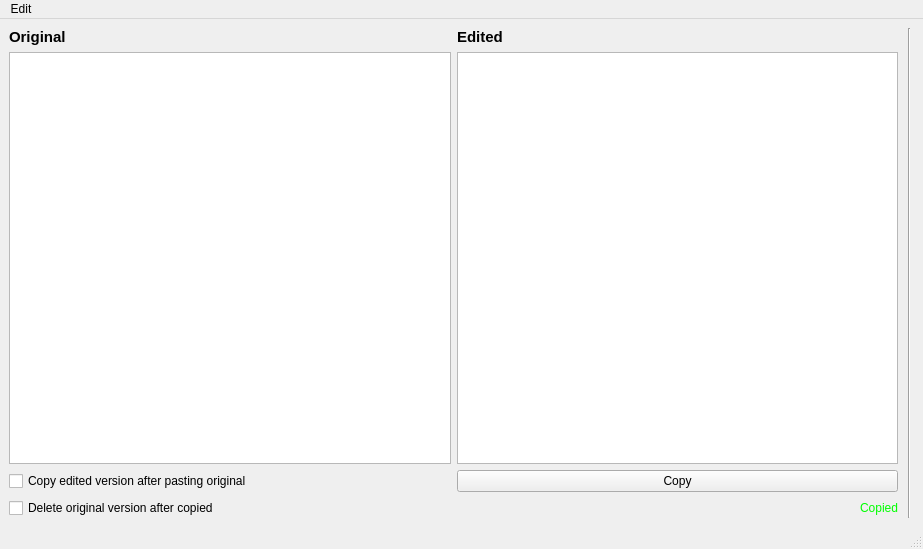
<?xml version="1.0" encoding="UTF-8"?>
<ui version="4.0">
 <class>MainWindow</class>
 <widget class="QMainWindow" name="MainWindow">
  <property name="geometry">
   <rect>
    <x>0</x>
    <y>0</y>
    <width>923</width>
    <height>549</height>
   </rect>
  </property>
  <property name="windowTitle">
   <string>Html Tag Replacer</string>
  </property>
  <widget class="QWidget" name="centralwidget">
   <layout class="QHBoxLayout" name="horizontalLayout" stretch="2,0,1">
    <property name="sizeConstraint">
     <enum>QLayout::SetDefaultConstraint</enum>
    </property>
    <item>
     <layout class="QGridLayout" name="gridLayout">
      <item row="9" column="4">
       <widget class="QLabel" name="copiedLabel">
        <property name="enabled">
         <bool>true</bool>
        </property>
        <property name="styleSheet">
         <string notr="true">color: rgba(0, 255, 0, 255);</string>
        </property>
        <property name="text">
         <string>Copied</string>
        </property>
        <property name="alignment">
         <set>Qt::AlignRight|Qt::AlignTrailing|Qt::AlignVCenter</set>
        </property>
        <property name="margin">
         <number>3</number>
        </property>
       </widget>
      </item>
      <item row="7" column="4">
       <widget class="QTextEdit" name="edited"/>
      </item>
      <item row="8" column="2">
       <widget class="QCheckBox" name="copyPasted">
        <property name="text">
         <string>Copy edited version after pasting original</string>
        </property>
       </widget>
      </item>
      <item row="9" column="2">
       <widget class="QCheckBox" name="deleteAfterCopied">
        <property name="text">
         <string>Delete original version after copied</string>
        </property>
       </widget>
      </item>
      <item row="8" column="4">
       <widget class="QPushButton" name="copyButton">
        <property name="text">
         <string>Copy</string>
        </property>
       </widget>
      </item>
      <item row="7" column="2">
       <widget class="QTextEdit" name="original"/>
      </item>
      <item row="6" column="2">
       <widget class="QLabel" name="label">
        <property name="font">
         <font>
          <pointsize>11</pointsize>
          <weight>75</weight>
          <bold>true</bold>
         </font>
        </property>
        <property name="text">
         <string>Original</string>
        </property>
       </widget>
      </item>
      <item row="6" column="4">
       <widget class="QLabel" name="label_2">
        <property name="font">
         <font>
          <pointsize>11</pointsize>
          <weight>75</weight>
          <bold>true</bold>
         </font>
        </property>
        <property name="text">
         <string>Edited</string>
        </property>
       </widget>
      </item>
     </layout>
    </item>
    <item>
     <widget class="Line" name="line">
      <property name="minimumSize">
       <size>
        <width>10</width>
        <height>0</height>
       </size>
      </property>
      <property name="orientation">
       <enum>Qt::Vertical</enum>
      </property>
     </widget>
    </item>
    <item>
     <layout class="QGridLayout" name="gridLayout_2"/>
    </item>
   </layout>
  </widget>
  <widget class="QStatusBar" name="statusbar"/>
  <widget class="QMenuBar" name="menubar">
   <property name="geometry">
    <rect>
     <x>0</x>
     <y>0</y>
     <width>923</width>
     <height>21</height>
    </rect>
   </property>
   <widget class="QMenu" name="menuedti">
    <property name="title">
     <string>Edit</string>
    </property>
    <addaction name="actionCopyEdited"/>
   </widget>
   <addaction name="menuedti"/>
  </widget>
  <action name="actionCopyEdited">
   <property name="text">
    <string>Copy Edited</string>
   </property>
   <property name="shortcut">
    <string>Ctrl+Shift+C</string>
   </property>
   <property name="shortcutContext">
    <enum>Qt::WindowShortcut</enum>
   </property>
  </action>
 </widget>
 <resources/>
 <connections/>
</ui>
